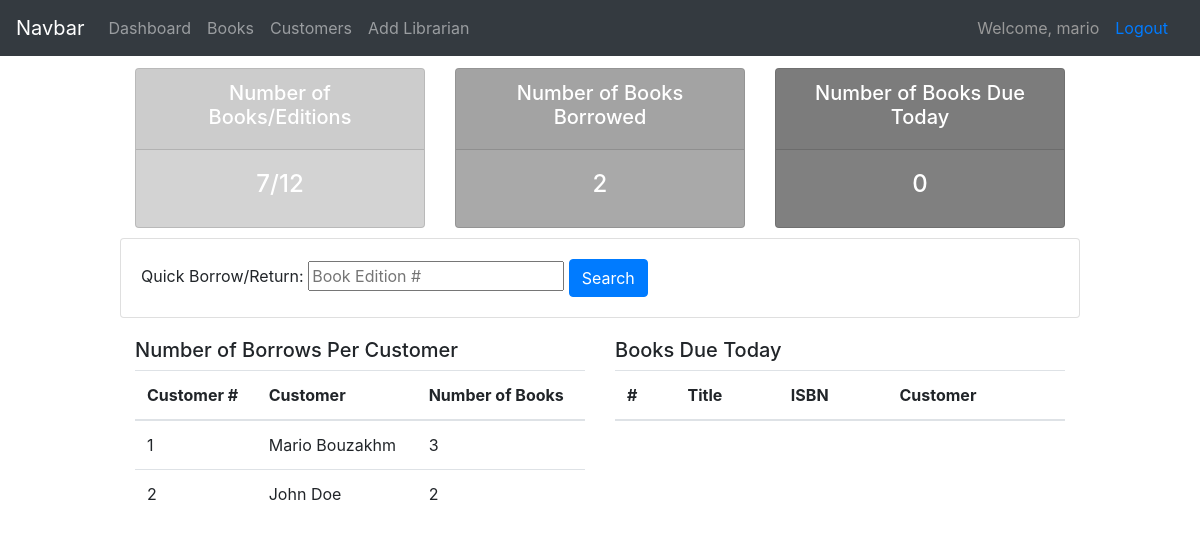
The app's page / (signed in) with its own data.
### books/models.py (models this page shows, shortened)
class Customer(models.Model):
    first_name = models.CharField(max_length=100)
    last_name = models.CharField(max_length=100)
    date_of_birth = models.DateField()
    email = models.CharField(max_length=200, unique=True)
    phone = PhoneNumberField()

### books/views.py (the view, shortened to what this page needs)
# urls.py: path('', views.home, name='home'),
@login_required()
def home(request):
    books_count = Book.objects.all().count()
    editions_count = BookEdition.objects.all().count()
    books_borrowed = BorrowReceipt.objects.all().filter(return_receipt=None).count()
    due_today = BorrowReceipt.objects.all().filter(date_to_return=datetime.date.today())
    due_today_count = due_today.count()
    borrow_return_form = QBorrowReturnForm()
    cursor = connection.cursor()
    cursor.execute('''Select COUNT(customer_id) AS 'Count', customer_id, books_customer.first_name,
    books_customer.last_name From books_borrowreceipt INNER JOIN books_customer
    ON books_borrowreceipt.customer_id = books_customer.id GROUP BY(customer_id)''')
    rows = cursor.fetchall()
    context = {'books_count': books_count, 'editions_count': editions_count, 'borrowed_count': books_borrowed,
               'due_today': due_today_count, 'renew_form': borrow_return_form, 'borrows_today': due_today,
               'borrows_by_cust': rows}
    if request.method == 'GET':
        borrow_return_form = QBorrowReturnForm(request.GET)
    return render(request, 'books/home.html', context)

### books/forms.py
class QBorrowReturnForm(forms.Form):
    book_edition_id = forms.IntegerField(label='Quick Borrow/Return: ', min_value=0,
                                         widget=forms.TextInput(attrs={'placeholder': 'Book Edition #'}))

### books/templates/books/home.html (shortened to what this page needs)
{% extends 'books/main_template.html' %}
{% load crispy_forms_filters %}
{% block content %}
    <div class="container">
        <div class="row full-row">
            <div class="col">
                <div class="card card1 text-white full-card">
                    <div class="card-header text-center">
                        <h5>Number of Books/Editions</h5>
                    </div>
                    <div class="card-body text-center ">
                        <h4>{{ books_count }}/{{ editions_count }}</h4>
                    </div>
                </div>
            </div>
            <div class="col">
                <div class="card card2 text-white full-card">
                    <div class="card-header text-center">
                        <h5>Number of Books Borrowed</h5>
                    </div>
                    <div class="card-body text-center">
                        <h4>{{ borrowed_count }}</h4>
                    </div>
                </div>
            </div>
            <div class="col">
                <div class="card card3 text-white full-card">
                    <div class="card-header text-center ">
                        <h5>Number of Books Due Today</h5>
                    </div>
                    <div class="card-body text-center ">
                        <h4>{{ due_today }}</h4>
                    </div>
                </div>
            </div>
        </div>
        <div class="row">
            <div class="card card-body">
                <form action="" method="GET">
                    {{ renew_form.book_edition_id.label }}
                    {{ renew_form.book_edition_id }}
                    <input type="submit" class="btn btn-primary" name="Search" value="Search">
                </form>
            </div>
        </div>
        <div class="row top-margin">
            <div class="col-md-6">
                <h5>Number of Borrows Per Customer</h5>
                <table class="table">
                    <thead>
                        <tr>
                            <th scope="col">Customer #</th>
                            <th scope="col">Customer</th>
                            <th scope="col">Number of Books</th>
                        </tr>
                    </thead>
                    <tbody>
                        {% for cust in borrows_by_cust %}
                            <tr>
                                <td>{{ cust.1 }}</td>
                                <td>{{ cust.2 }} {{ cust.3 }}</td>
                                <td>{{ cust.0 }}</td>
                            </tr>
                        {% endfor %}
                    </tbody>
                </table>
            </div>
            <div class="col-md-6">
                <h5>Books Due Today</h5>
                <table class="table">
                    <thead>
                        <tr>
                            <th scope="col">#</th>
                            <th scope="col">Title</th>
                            <th scope="col">ISBN</th>
                            <th scope="col">Customer</th>
                        </tr>
                    </thead>
                </table>
            </div>
        </div>
    </div>
{% endblock content %}

### books/templates/books/navbar.html
<nav class="navbar navbar-expand-lg navbar-dark bg-dark">
    <a class="navbar-brand" href="">Navbar</a>
    <ul class="navbar-nav">
          <li class="nav-item">
            <a href="{% url 'home' %}" class="nav-link">Dashboard</a>
          </li>
          <li class="nav-item">
            <a class="nav-link" href="{% url 'books' %}">Books</a>
          </li>
          <li class="nav-item">
            <a href="{% url 'customers' %}" class="nav-link">Customers</a>
          </li>
        {% if request.user.is_superuser %}
            <li class="nav-item">
                <a href="{% url 'register' %}" class="nav-link">Add Librarian</a>
            </li>
        {% endif %}
    </ul>
    <span style="margin-left: auto; color: #999999;">Welcome, {{ request.user }}</span>
    <span> <a href="{% url 'logout' %}" class="nav-link link-color">Logout</a></span>
</nav>

### books/templates/books/home.html (style rules this page uses)
.container { width: 80%; margin: 1% auto; }
.card1 { background-color: #D3D3D3; }
.card2 { background-color: #A9A9A9; }
.card3 { background-color: #808080; }
.full-card { height: 100%; }
.full-row { margin-bottom: 10px; }
.top-margin { margin-top: 20px; }

### records on screen
Customer: id "1", first_name "Mario", last_name "Bouzakhm", cust "3"
Customer: id "2", first_name "John", last_name "Doe"

### other values on screen
{{ request.user }} "mario"
{{ books_count }} "7"
{{ editions_count }} "12"
{{ borrowed_count }} "2"
{{ due_today }} "0"
{{ renew_form.book_edition_id.label }} "Quick Borrow/Return:"
